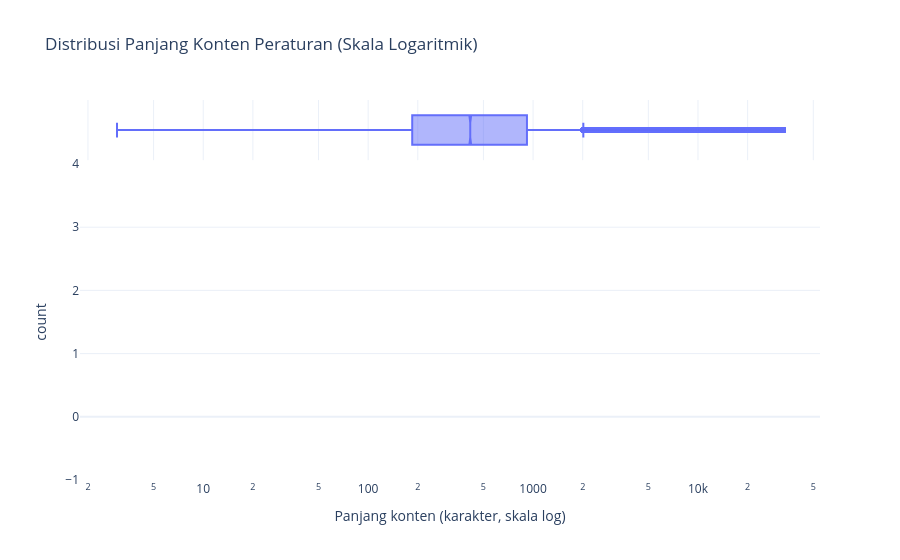

Source (notebook cell):
### Markdown cell above
### Visualisasi 2. Distribusi panjang konten peraturan

Panjang konten dihitung dalam karakter. Sampel maksimal 50.000 record digunakan untuk visualisasi agar grafik tetap responsif. Statistik ringkasan tetap dihitung dari seluruh record.

### Code cell
panjang_konten = (
    lf.select(
        pl.col("content")
        .str.len_chars()
        .alias("content_chars")
    )
    .collect(engine="streaming")
)

statistik_panjang = panjang_konten.select([
    pl.col("content_chars").min().alias("minimum"),
    pl.col("content_chars").median().alias("median"),
    pl.col("content_chars").mean().alias("rata_rata"),
    pl.col("content_chars").quantile(0.90).alias("persentil_90"),
    pl.col("content_chars").quantile(0.95).alias("persentil_95"),
    pl.col("content_chars").max().alias("maksimum"),
])

display(statistik_panjang)

sampel_panjang = (
    panjang_konten
    .filter(pl.col("content_chars") > 0)
    .sample(
        n=min(50000, panjang_konten.filter(
            pl.col("content_chars") > 0
        ).height),
        seed=42
    )
)

fig2 = px.histogram(
    x=sampel_panjang["content_chars"].to_list(),
    nbins=60,
    marginal="box",
    log_x=True,
    title="Distribusi Panjang Konten Peraturan (Skala Logaritmik)",
    labels={
        "x": "Panjang konten (karakter, skala log)",
        "y": "Frekuensi"
    }
)

fig2.update_layout(template="plotly_white")
fig2.show()

### Figure 1 — Plotly figure (JSON) as saved in the notebook; plotly's stock layout.template omitted (floating-point values rounded to 4 significant figures; data arrays with more than 128 entries replaced by an {"elided": "..."} marker saying what was removed)
{"data": [{"bingroup": "x", "hovertemplate": "Panjang konten (karakter, skala log)=%{x}<br>count=%{y}<extra></extra>", "legendgroup": "", "marker": {"color": "#636efa", "pattern": {"shape": ""}}, "name": "", "nbinsx": 60, "orientation": "v", "showlegend": false, "type": "histogram", "x": {"elided": "50000 int values"}, "xaxis": "x", "yaxis": "y"}, {"hovertemplate": "Panjang konten (karakter, skala log)=%{x}<extra></extra>", "legendgroup": "", "marker": {"color": "#636efa"}, "name": "", "notched": true, "showlegend": false, "type": "box", "x": {"elided": "50000 int values"}, "xaxis": "x2", "yaxis": "y2"}], "layout": {"barmode": "relative", "legend": {"tracegroupgap": 0}, "title": {"text": "Distribusi Panjang Konten Peraturan (Skala Logaritmik)"}, "xaxis": {"anchor": "y", "domain": [0, 1], "title": {"text": "Panjang konten (karakter, skala log)"}, "type": "log"}, "xaxis2": {"anchor": "y2", "domain": [0, 1], "matches": "x", "showgrid": true, "showticklabels": false, "type": "log"}, "yaxis": {"anchor": "x", "domain": [0, 0.8316], "title": {"text": "count"}}, "yaxis2": {"anchor": "x2", "domain": [0.8416, 1], "matches": "y2", "showgrid": false, "showline": false, "showticklabels": false, "ticks": ""}}}
